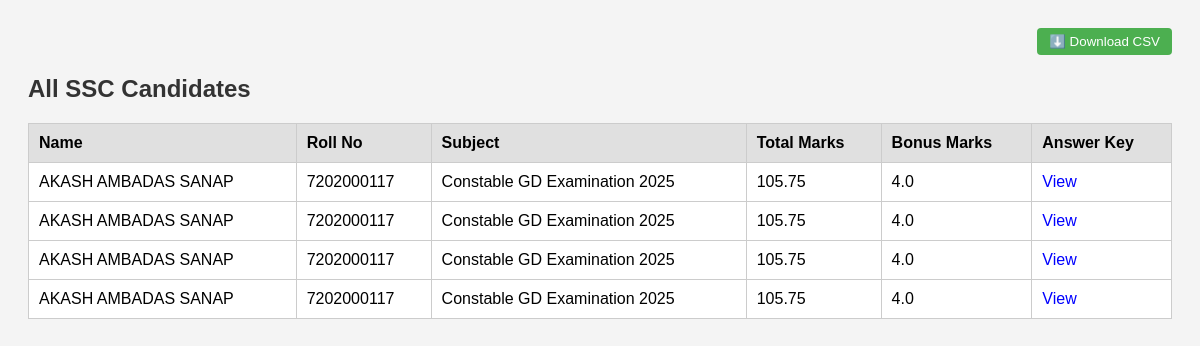
Before: /results/ with the older database file.
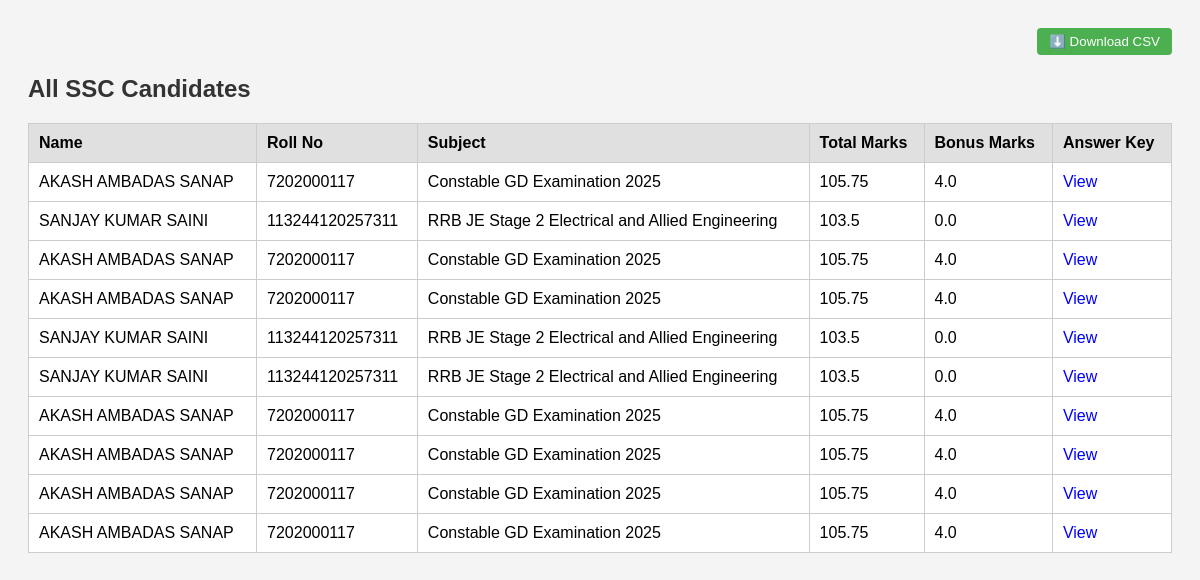
After: the same page with the newer database file.
### rankcalc/models.py (models this page shows, shortened)
class Candidate(models.Model):
    roll_number = models.CharField(max_length=20)
    name = models.CharField(max_length=100)
    exam_date = models.CharField(max_length=20)
    exam_time = models.CharField(max_length=20)
    venue = models.CharField(max_length=200)
    subject = models.CharField(max_length=100)
    total_marks = models.FloatField()
    bonus_marks = models.FloatField()
    bonus_questions = models.TextField()
    answer_key_link = models.URLField()

### rankcalc/views.py (the view)
# urls.py: path('results/', views.all_results, name='all_results'),
def all_results(request):
    candidates = Candidate.objects.all().order_by('-id')  # latest first
    return render(request, 'rankcalc/results.html', {'candidates': candidates})

### rankcalc/templates/rankcalc/results.html (shortened to what this page needs)
<!DOCTYPE html>
<html>
<head>
    <div style="text-align: right; margin-bottom: 10px;">
        <a href="{% url 'export_csv' %}">
            <button style="padding: 6px 12px; background-color: #4CAF50; color: white; border: none; border-radius: 4px; cursor: pointer;">
                ⬇️ Download CSV
            </button>
        </a>
    </div>
</head>
<body>
    <h2>All SSC Candidates</h2>
    <table>
        <tr>
            <th>Name</th>
            <th>Roll No</th>
            <th>Subject</th>
            <th>Total Marks</th>
            <th>Bonus Marks</th>
            <th>Answer Key</th>
        </tr>
        {% for c in candidates %}
        <tr>
            <td>{{ c.name }}</td>
            <td>{{ c.roll_number }}</td>
            <td>{{ c.subject }}</td>
            <td>{{ c.total_marks }}</td>
            <td>{{ c.bonus_marks }}</td>
            <td><a href="{{ c.answer_key_link }}" target="_blank">View</a></td>
        </tr>
        {% endfor %}
    </table>
</body>
</html>

### rankcalc/templates/rankcalc/results.html (style rules this page uses)
body { font-family: Arial; background: #f4f4f4; padding: 20px; }
h2 { color: #333; }
table { width: 100%; border-collapse: collapse; background: #fff; }
th, td { padding: 10px; border: 1px solid #ccc; text-align: left; }
th { background: #e0e0e0; }
a { text-decoration: none; color: blue; }

Changed rows visible on the page:
added Candidate: name "AKASH AMBADAS SANAP", roll_number "7202000117", subject "Constable GD Examination 2025", total_marks "105.75", bonus_marks "4.0"
added Candidate: name "SANJAY KUMAR SAINI", roll_number "113244120257311", subject "RRB JE Stage 2 Electrical and Allied Engineering", total_marks "103.5", bonus_marks "0.0"
added Candidate: name "AKASH AMBADAS SANAP", roll_number "7202000117", subject "Constable GD Examination 2025", total_marks "105.75", bonus_marks "4.0"
added Candidate: name "AKASH AMBADAS SANAP", roll_number "7202000117", subject "Constable GD Examination 2025", total_marks "105.75", bonus_marks "4.0"
added Candidate: name "SANJAY KUMAR SAINI", roll_number "113244120257311", subject "RRB JE Stage 2 Electrical and Allied Engineering", total_marks "103.5", bonus_marks "0.0"
added Candidate: name "SANJAY KUMAR SAINI", roll_number "113244120257311", subject "RRB JE Stage 2 Electrical and Allied Engineering", total_marks "103.5", bonus_marks "0.0"
